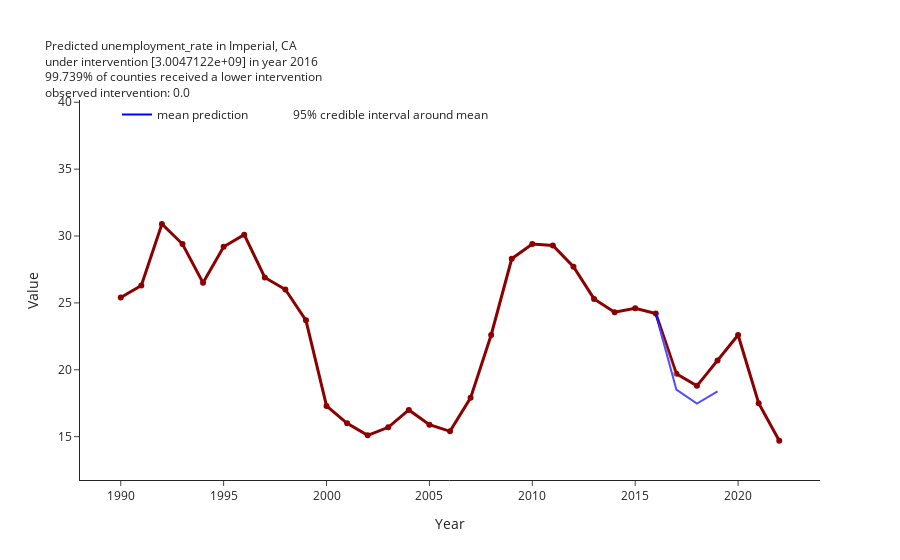

Source (notebook cell):
### Markdown cell above
Now, let's see what our trained model says about the county of interest.

### Code cell
ci = CausalInsight(
    outcome_dataset=outcome,
    intervention_dataset=intervention,
    num_samples=1000,
)

percent_calc = ci.slider_values_to_interventions(intervened_percent=45, year=2016)
ci.get_tau_samples()

fips = 6025  # 2188
ci.get_fips_predictions(
    intervened_value=percent_calc["intervened_transformed"], fips=fips, year=2016
)

display(ci.predictions_original)

ci.plot_predictions(range_multiplier=1, scaling="original")

### Figure 1 — Plotly figure (JSON) as saved in the notebook; plotly's stock layout.template omitted (floating-point values rounded to 4 significant figures)
{"data": [{"line": {"color": "darkred", "width": 3}, "mode": "lines+markers", "name": "Imperial County, CA", "showlegend": false, "text": "Imperial County, CA", "textposition": "top right", "type": "scatter", "x": [1990, 1991, 1992, 1993, 1994, 1995, 1996, 1997, 1998, 1999, 2000, 2001, 2002, 2003, 2004, 2005, 2006, 2007, 2008, 2009, 2010, 2011, 2012, 2013, 2014, 2015, 2016, 2017, 2018, 2019, 2020, 2021, 2022], "y": [25.4, 26.3, 30.9, 29.4, 26.5, 29.2, 30.1, 26.9, 26, 23.7, 17.3, 16, 15.1, 15.7, 17, 15.9, 15.4, 17.9, 22.6, 28.3, 29.4, 29.3, 27.7, 25.3, 24.3, 24.6, 24.2, 19.7, 18.8, 20.7, 22.6, 17.5, 14.7]}, {"line": {"color": "blue", "width": 2}, "mode": "lines", "name": "mean prediction", "text": [24.2, 18.52, 17.47, 18.39], "type": "scatter", "x": ["2016", "2017", "2018", "2019"], "y": [24.2, 18.52, 17.47, 18.39]}, {"fill": "toself", "fillcolor": "rgba(255, 255, 255, 0.31)", "line": {"color": "rgba(255,255,255,0)"}, "name": "95% credible interval around mean", "type": "scatter", "x": ["2016", "2017", "2018", "2019", "2019", "2018", "2017", "2016"], "y": [24.2, 19.46, 18.46, 19.86, 17.34, 16.66, 17.72, 24.2]}], "layout": {"legend": {"orientation": "h", "traceorder": "normal", "x": 0.05, "y": 1}, "title": {"font": {"size": 12}, "text": "Predicted unemployment_rate in Imperial, CA<br>under intervention [3.0047122e+09] in year 2016<br>99.739% of counties received a lower intervention <br>observed intervention: 0.0"}, "xaxis": {"title": {"text": "Year"}}, "yaxis": {"range": [11.76, 40.17], "title": {"text": "Value"}}}}
